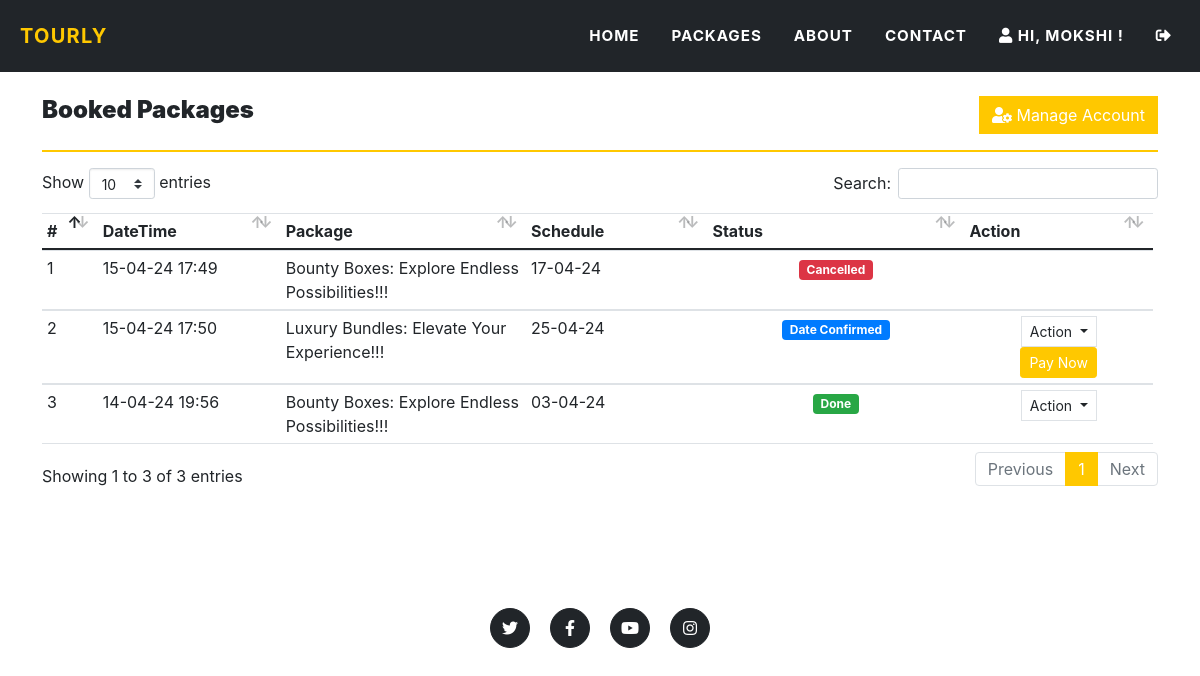
Screenshot of /?page=my_account (signed in) with the database file from the repository.
### tables this page shows
CREATE TABLE `book_list` (
  `id` int(30) NOT NULL,
  `user_id` int(30) NOT NULL,
  `package_id` int(30) NOT NULL,
  `status` tinyint(4) NOT NULL DEFAULT 0 COMMENT '0=pending,1=confirm, 2=cancelled\r\n',
  `schedule` date DEFAULT NULL,
  `date_created` datetime NOT NULL DEFAULT current_timestamp()
);

CREATE TABLE `packages` (
  `id` int(30) NOT NULL,
  `title` text DEFAULT NULL,
  `tour_location` text DEFAULT NULL,
  `cost` double NOT NULL,
  `description` text DEFAULT NULL,
  `upload_path` text DEFAULT NULL,
  `status` tinyint(4) NOT NULL DEFAULT 1 COMMENT '1 =active ,2 = Inactive',
  `date_created` datetime NOT NULL DEFAULT current_timestamp()
);

### classes/DBConnection.php (called while the page is built, shortened)
<?php
class DBConnection{
    private $host = DB_SERVER;
    private $username = DB_USERNAME;
    private $password = DB_PASSWORD;
    private $database = DB_NAME;
    public $conn;
    public function __construct(){
        if (!isset($this->conn)) {
            $this->conn = new mysqli($this->host, $this->username, $this->password, $this->database);
        }
    }
}
?>

### classes/SystemSettings.php (called while the page is built, shortened)
<?php
class SystemSettings extends DBConnection{
	function userdata($field = ''){
		if(!empty($field)){
			if(isset($_SESSION['userdata'][$field]))
				return $_SESSION['userdata'][$field];
			else
				return null;
		}else{
			return false;
		}
	}
}
$_settings = new SystemSettings();
?>

### my_account.php (the view, shortened to what this page needs)
<section class="page-section">
    <div class="container">
        <div class="w-100 justify-content-between d-flex">
            <h4><b>Booked Packages</b></h4>
            <a href="./?page=edit_account" class="btn btn btn-primary btn-flat"><div class="fa fa-user-cog"></div> Manage Account</a>
        </div>
        <hr class="border-warning">
        <table class="table table-stripped text-dark">
            <colgroup>
                <col width="5%">
                <col width="10">
                <col width="15">
                <col width="25">
                <col width="20">
                <col width="5">
                <col width="5">
            </colgroup>
            <thead>
                <tr>
                    <th>#</th>
                    <th>DateTime</th>
                    <th>Package</th>
                    <th>Schedule</th>
                    <th>Status</th>
                    <th>Action</th>
                </tr>
            </thead>
            <tbody>
                <?php
                $i=1;
                $qry = $conn->query("SELECT b.*,p.title FROM book_list b inner join `packages` p on p.id = b.package_id where b.user_id ='".$_settings->userdata('id')."' order by date(b.date_created) desc ");
                while($row= $qry->fetch_assoc()):
                    ?>
                    <tr>
                        <td><?php echo $i++ ?></td>
                        <td><?php echo date("d-m-y H:i",strtotime($row['date_created'])) ?></td>
                        <td><?php echo $row['title'] ?></td>
                        <td><?php echo date("d-m-y",strtotime($row['schedule'])) ?></td>
                        <td class="text-center">
                            <?php if($row['status'] == 0): ?>
                                <span class="badge badge-warning">Pending</span>
                            <?php elseif($row['status'] == 1): ?>
                                <span class="badge badge-primary">Date Confirmed</span>
                            <?php elseif($row['status'] == 2): ?>
                                <span class="badge badge-danger">Cancelled</span>
                            <?php elseif($row['status'] == 3): ?>
                                <span class="badge badge-success">Done</span>
                            <?php endif; ?>
                        </td>
                        <td align="center">
                            <?php if ($row['status'] != 2): ?>
                                <button type="button" class="btn btn-flat btn-default border btn-sm dropdown-toggle dropdown-icon" data-toggle="dropdown">
                                    Action
                                </button>
                            <?php endif; ?>
                            <?php if ($row['status'] == 1): ?>
                                <form action="u_payment.html" method="post">
                                    <input type="submit" class="btn btn-primary btn-sm" value="Pay Now">
                                </form>
                            <?php endif; ?>
                        </td>
                    </tr>
                <?php endwhile; ?>
            </tbody>
        </table>
    </div>
</section>

### rows the page displays
book_list: date_created "15-04-24 17:49", package.title "Bounty Boxes: Explore Endless Possibilities!!!", schedule "17-04-24", status "Cancelled"
book_list: date_created "15-04-24 17:50", package.title "Luxury Bundles: Elevate Your Experience!!!", schedule "25-04-24", status "Date Confirmed"
book_list: date_created "14-04-24 19:56", package.title "Bounty Boxes: Explore Endless Possibilities!!!", schedule "03-04-24", status "Done"

### other values shown
$_settings->userdata('firstname') "MOKSHI"
